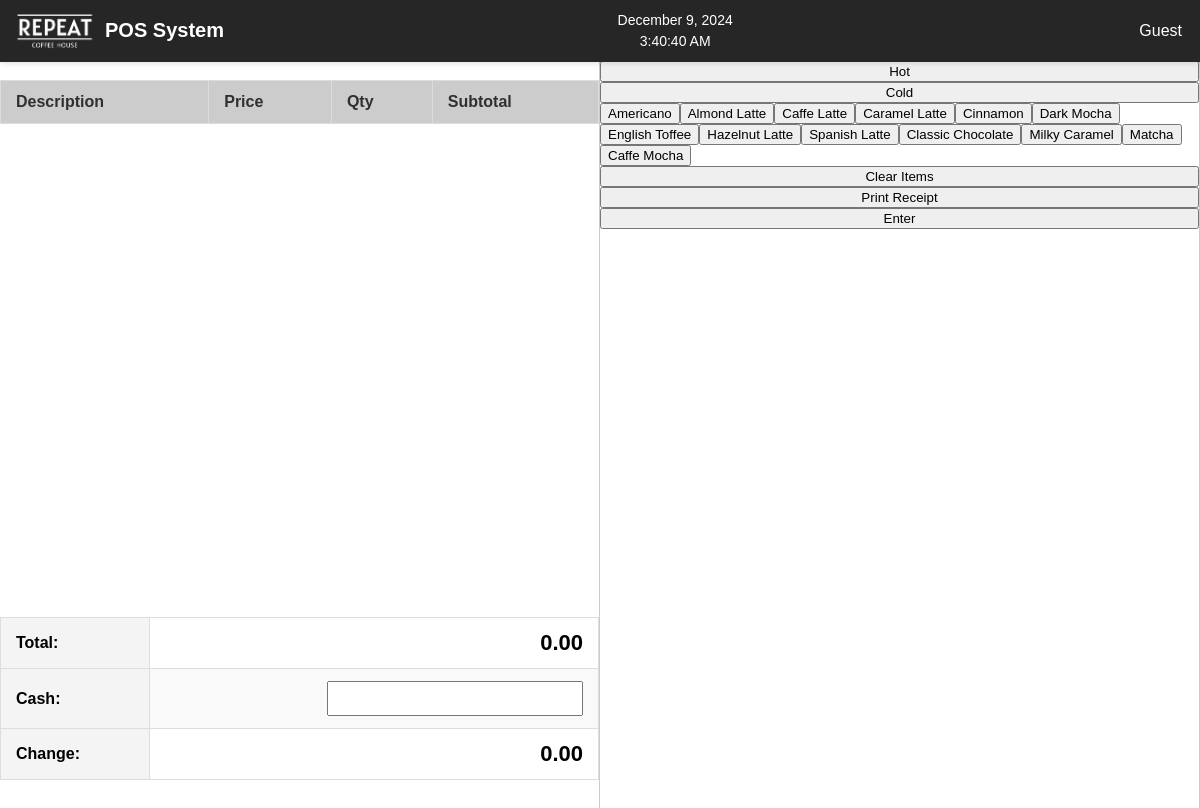
The page /mainpos.php on the database its author committed.
### tables this page shows
CREATE TABLE `productstbl` (
  `product_id` int(11) NOT NULL,
  `product_name` varchar(255) NOT NULL,
  `price_hot` decimal(10,2) NOT NULL,
  `price_cold` decimal(10,2) NOT NULL,
  `quantity` int(11) NOT NULL
);

### mainpos.php (the view, shortened to what this page needs)
<?php
include 'header.php';
include 'navbar.php';
?>
<div class="main-container">
    <div class="selectedprod-container">
        <table class="prod-table">
            <thead>
                <tr>
                    <th>Description</th>
                    <th>Price</th>
                    <th>Qty</th>
                    <th>Subtotal</th>
                </tr>
            </thead>
        </table>
        <div class="left-group">
            <table class="lg-table">
                <tr>
                    <th>Total:</th>
                    <td><span id="total">0.00</span></td>
                </tr>
                <tr>
                    <th>Cash:</th>
                    <td><input type="number" id="cash-input"></td>
                </tr>
                <tr>
                    <th>Change:</th>
                    <td><span id="change">0.00</span></td>
                </tr>
            </table>
        </div>
    </div>
    <div class="menu-container">
        <button id="hot-btn">Hot</button>
        <button id="cold-btn">Cold</button>
        <div id="product-buttons">
            <?php
            $conn = new mysqli('sql.freedb.tech', 'freedb_etheria2024', 'EXH$fvdNh78zv*J', 'freedb_rch_db');
            $sql = "SELECT * FROM productstbl";
            $result = $conn->query($sql);
            if ($result->num_rows > 0) {
                while ($row = $result->fetch_assoc()) {
                    echo "<button
                            class='product-btn'
                            data-id='{$row['product_id']}'
                            data-name='{$row['product_name']}'
                            data-price-hot='{$row['price_hot']}'
                            data-price-cold='{$row['price_cold']}'
                            data-quantity='{$row['quantity']}'>
                            {$row['product_name']}
                          </button>";
                }
            } else {
                echo "No products found.";
            }
            ?>
        </div>
        <button id="clear-btn">Clear Items</button>
        <button id="print-btn">Print Receipt</button>
        <button id="enter-btn">Enter</button>
    </div>
</div>
<?php include 'footer.php'; ?>

### styles.css (style rules this page uses)
body { margin: 0; padding: 0; font-family: Arial, sans-serif; background-color: #fff; height: 100vh; overflow: hidden; }
.main-container { display: flex; justify-content: center; width: 100%; }
.selectedprod-container, .menu-container { flex: 1; margin-top: 60px; display: flex; flex-direction: column; height: 100vh; }
.left-group { margin-top: auto; margin-bottom: 60px; }
.prod-table { width: 100%; height: auto; border-collapse: collapse; overflow: auto; }
.prod-table th, .prod-table td { padding: 12px 15px; text-align: left; border-bottom: 1px solid #ddd; }
.prod-table th { background-color: rgba(0, 0, 0, 0.2); color: #303030; }
.lg-table { width: 100%; }
.lg-table th { padding: 12px 15px; text-align: left; border-bottom: 1px solid #ddd; }
.lg-table td { padding: 12px 15px; text-align: right; border-bottom: 1px solid #ddd; font-size: 22px; font-weight: 800; }
.lg-table input { font-size: 18px; padding: 5px 10px; text-align: right; }
.menu-container { border: 1px solid rgba(0, 0, 0, 0.2); }
table { width: 100%; border-collapse: collapse; margin: 20px 0; }
table, th, td { border: 1px solid #ddd; }
th, td { padding: 10px; text-align: left; }
th { background-color: #f4f4f4; }
tbody tr:nth-child(even) { background-color: #f9f9f9; }

### rows shown on the page
productstbl: product_name "Americano"
productstbl: product_name "Almond Latte"
productstbl: product_name "Caffe Latte"
productstbl: product_name "Caramel Latte"
productstbl: product_name "Cinnamon"
productstbl: product_name "Dark Mocha"
productstbl: product_name "English Toffee"
productstbl: product_name "Hazelnut Latte"
productstbl: product_name "Spanish Latte"
productstbl: product_name "Classic Chocolate"
productstbl: product_name "Milky Caramel"
productstbl: product_name "Matcha"
productstbl: product_name "Caffe Mocha"
